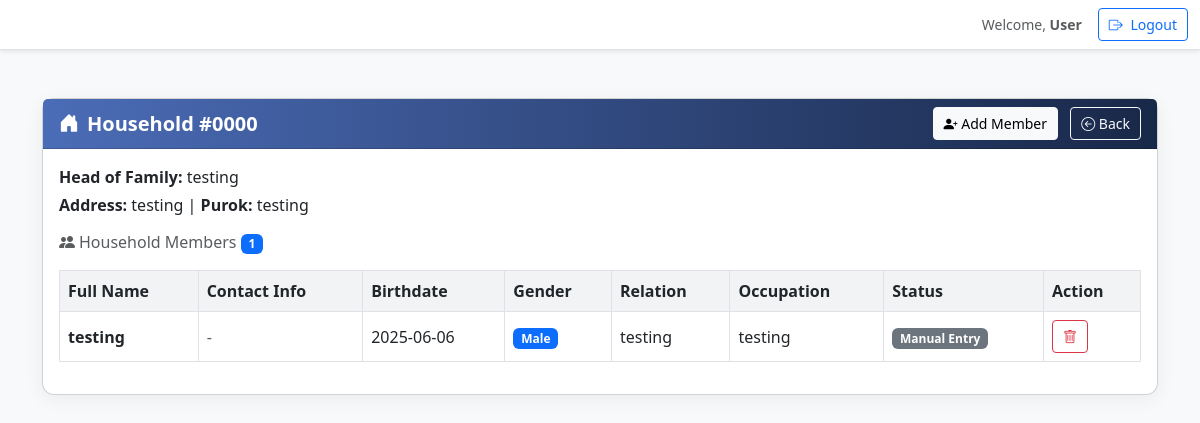
The app's page /households/view.php?id=1 with its own data.
### tables this page shows
CREATE TABLE `households` (
  `id` int(11) NOT NULL,
  `household_no` varchar(50) DEFAULT NULL,
  `purok` varchar(50) DEFAULT NULL,
  `address` text DEFAULT NULL,
  `head_of_family` varchar(100) DEFAULT NULL,
  `contact_number` varchar(20) DEFAULT NULL,
  `date_registered` date DEFAULT curdate()
);

CREATE TABLE `household_members` (
  `id` int(11) NOT NULL,
  `household_id` int(11) DEFAULT NULL,
  `resident_id` int(11) DEFAULT NULL,
  `full_name` varchar(100) DEFAULT NULL,
  `birthdate` date DEFAULT NULL,
  `gender` enum('Male','Female','Other') DEFAULT NULL,
  `relation_to_head` varchar(50) DEFAULT NULL,
  `occupation` varchar(100) DEFAULT NULL
);

### households/view.php (the view, shortened to what this page needs)
<?php
include '../config.php';
$household_id = intval($_GET['id']);
$household_stmt = $conn->prepare("SELECT * FROM households WHERE id = ?");
$household_stmt->bind_param("i", $household_id);
$household_stmt->execute();
$household_result = $household_stmt->get_result();
$household = $household_result->fetch_assoc();
$members_stmt = $conn->prepare("
    SELECT hm.id,
           hm.household_id,
           hm.resident_id,
           hm.full_name,
           hm.birthdate,
           hm.gender,
           hm.relation_to_head,
           hm.occupation,
           r.first_name as resident_first_name,
           r.middle_name as resident_middle_name,
           r.last_name as resident_last_name,
           r.contact as resident_contact,
           r.email as resident_email
    FROM household_members hm
    LEFT JOIN residents r ON hm.resident_id = r.id
    WHERE hm.household_id = ?
    ORDER BY
        CASE hm.relation_to_head
            WHEN 'Head' THEN 1
            WHEN 'Spouse' THEN 2
            ELSE 3
        END,
        hm.full_name
");
$members_stmt->bind_param("i", $household_id);
$members_stmt->execute();
$members_result = $members_stmt->get_result();
$members_array = [];
while ($row = $members_result->fetch_assoc()) {
    $members_array[] = $row;
}
?>
<!DOCTYPE html>
<html lang="en">
<head>
    <link href="https://cdn.jsdelivr.net/npm/bootstrap@5.3.0/dist/css/bootstrap.min.css" rel="stylesheet">
    <link href="https://cdn.jsdelivr.net/npm/bootstrap-icons@1.10.5/font/bootstrap-icons.css" rel="stylesheet">
</head>
<body>
<?php include '../navbar.php'; ?>
<div class="container mt-5">
    <div class="card">
        <div class="card-header d-flex justify-content-between align-items-center">
            <h5 class="mb-0"><i class="bi bi-house-door-fill me-2"></i>Household #<?= htmlspecialchars($household['household_no']) ?></h5>
            <div>
                <a href="add_member.php?household_id=<?= $household_id ?>" class="btn btn-light btn-sm me-2">
                    <i class="bi bi-person-plus-fill"></i> Add Member
                </a>
                <a href="index.php" class="btn btn-outline-light btn-sm">
                    <i class="bi bi-arrow-left-circle"></i> Back
                </a>
            </div>
        </div>
        <div class="card-body">
            <p class="mb-1"><strong>Head of Family:</strong> <?= htmlspecialchars($household['head_of_family']) ?></p>
            <p class="mb-3"><strong>Address:</strong> <?= htmlspecialchars($household['address']) ?>
                | <strong>Purok:</strong> <?= htmlspecialchars($household['purok']) ?></p>
            <h6 class="mb-3 text-muted"><i class="bi bi-people-fill me-1"></i>Household Members
                <span class="badge bg-primary"><?= count($members_array) ?></span>
            </h6>
            <div class="table-responsive">
                <table class="table table-bordered table-hover align-middle">
                    <thead>
                        <tr>
                            <th>Full Name</th>
                            <th>Contact Info</th>
                            <th>Birthdate</th>
                            <th>Gender</th>
                            <th>Relation</th>
                            <th>Occupation</th>
                            <th>Status</th>
                            <th>Action</th>
                        </tr>
                    </thead>
                    <tbody>
                        <?php if (count($members_array) > 0): ?>
                            <?php foreach ($members_array as $member): ?>
                                <?php
                                $is_resident = !empty($member['resident_id']);
                                $display_name = $is_resident && !empty($member['resident_first_name']) ?
                                    trim($member['resident_first_name'] . ' ' . ($member['resident_middle_name'] ? $member['resident_middle_name'] . ' ' : '') . $member['resident_last_name']) :
                                    $member['full_name'];
                                ?>
                                <tr>
                                    <td>
                                        <div>
                                            <strong><?= htmlspecialchars($display_name) ?></strong>
                                        </div>
                                    </td>
                                    <td>
                                        <?php if ($is_resident && ($member['resident_email'] || $member['resident_contact'])): ?>
                                            <div class="small">
                                                <?php if ($member['resident_email']): ?>
                                                    <i class="bi bi-envelope"></i> <?= htmlspecialchars($member['resident_email']) ?><br>
                                                <?php endif; ?>
                                                <?php if ($member['resident_contact']): ?>
                                                    <i class="bi bi-telephone"></i> <?= htmlspecialchars($member['resident_contact']) ?>
                                                <?php endif; ?>
                                            </div>
                                        <?php else: ?>
                                            <span class="text-muted">-</span>
                                        <?php endif; ?>
                                    </td>
                                    <td><?= htmlspecialchars($member['birthdate']) ?></td>
                                    <td><span class="badge bg-<?= $member['gender'] === 'Male' ? 'primary' : ($member['gender'] === 'Female' ? 'warning' : 'secondary') ?>"><?= $member['gender'] ?></span></td>
                                    <td><?= htmlspecialchars($member['relation_to_head']) ?></td>
                                    <td><?= htmlspecialchars($member['occupation']) ?></td>
                                    <td>
                                        <?php if ($is_resident): ?>
                                            <span class="badge bg-success">Linked</span>
                                        <?php else: ?>
                                            <span class="badge bg-secondary">Manual Entry</span>
                                        <?php endif; ?>
                                    </td>
                                    <td>
                                        <div class="btn-group" role="group">
                                            <a href="delete_member.php?id=<?= $member['id'] ?>&household_id=<?= $household_id ?>"
                                               class="btn btn-sm btn-outline-danger"
                                               onclick="return confirm('Are you sure you want to remove this member from the household?')"
                                               title="Remove from Household">
                                               <i class="bi bi-trash"></i>
                                            </a>
                                        </div>
                                    </td>
                                </tr>
                            <?php endforeach; ?>
                        <?php endif ?>
                    </tbody>
                </table>
            </div>
        </div>
    </div>
</div>
</body>
</html>

### households/view.php (style rules this page uses)
body { background-color: #f8f9fa; font-family: 'Segoe UI', sans-serif; }
.card { border-radius: 12px; box-shadow: 0 4px 20px rgba(0,0,0,0.06); }
.card-header { background: linear-gradient(to right, #4b6cb7, #182848); color: white; border-radius: 12px 12px 0 0; }
.card-header h5 { font-weight: 600; }
.btn-sm { padding: 5px 10px; font-size: 14px; }
.table th { background-color: #f1f3f5; }
.table th, .table td { vertical-align: middle; }

### records on screen
households: household_no "0000", head_of_family "testing", address "testing", purok "testing"
household_members: full_name "testing", birthdate "2025-06-06", gender "Male", relation_to_head "testing", occupation "testing", shows "Manual Entry"

### other values on screen
$userName "User"
count($members_array) "1"
